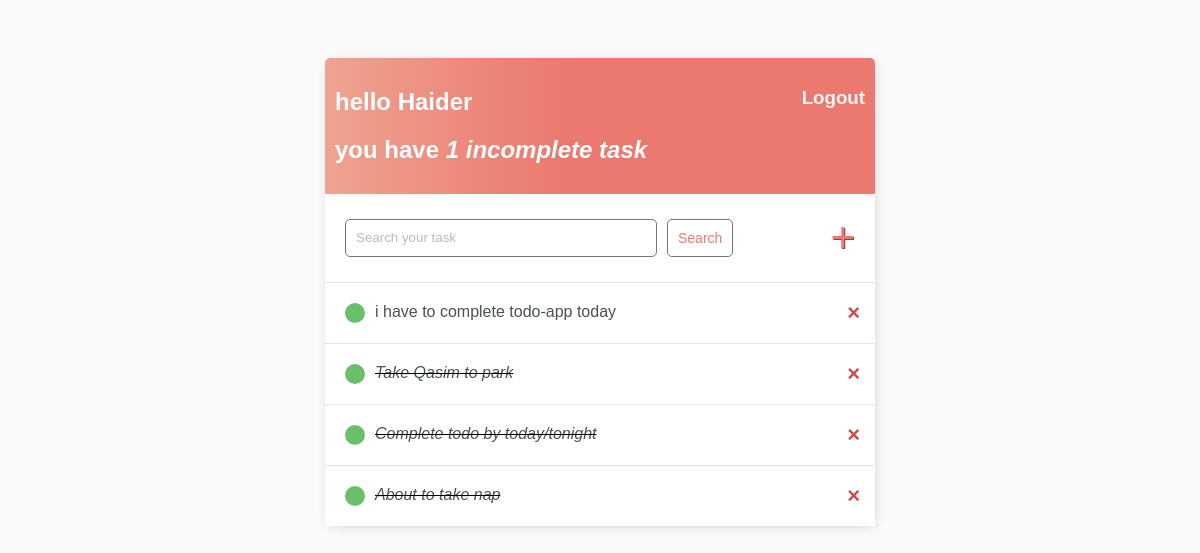
The app's page / (signed in) with its own data.
### base/models.py (models this page shows)
class Task(models.Model):
    user = models.ForeignKey(User, on_delete=models.CASCADE, null=True, blank=True )
    title = models.CharField(max_length=200)
    description = models.TextField(null=True, blank=True)
    complete = models.BooleanField(default=False)
    created = models.DateTimeField(auto_now_add=True)
    def __str__(self):
        return self.title
    class Meta:
        ordering = ['complete']

### base/views.py (the view)
# urls.py: path('',TaskList.as_view(), name='tasks'),
class TaskList(LoginRequiredMixin,ListView):
    model = Task
    context_object_name = 'tasks'
    def get_context_data(self, **kwargs):
        context = super().get_context_data(**kwargs)
        context['tasks'] = context['tasks'].filter(user=self.request.user)
        context['count'] = context['tasks'].filter(complete=False).count()
        search_input = self.request.GET.get('search-area') or ''  # if not comming any query than None
        if search_input:
            context['tasks'] = context['tasks'].filter(title__startswith=search_input)
        context['search_input'] = search_input  # to keep search term in textbox
        return context

### base/templates/base/task_list.html
{% extends 'base/main.html' %}
{% block content %}
<div class="header-bar">
    <div>
    <h2>hello {{request.user|title}}</h2>
    <h2>you have <i>{{count}} incomplete task{{ count|pluralize:"s" }}</i></h2>
</div>
    {% if request.user.is_authenticated %}
    <h3><a href="{% url 'logout' %}">Logout</a></h3>
    {% else %}
    <h3><a href="{% url 'login' %}">Login</a></h3>
    {% endif %}
</div>
<div id="search-add-wrapper">
    <form method="GET" style="display: flex;">
        <input type='text' style='width:290px;' name='search-area' placeholder="Search your task" value="{{search_input}}">
        <input class="button" type="submit" value='Search'>
    </form>
    <a id="add-link" href="{% url 'task-create' %}">&#x2b;</a>
</div>
<div class="task-wrapper-items">
    {% for task in tasks %}
    <div class="task-wrapper">
            {% if task.complete %}
            <div class="task-title">
                <div class="task-complete-icon"></div>
                <i><s><a href="{% url 'task-update' task.id %}">{{task}}</a></s></i>
            </div>
            <a class="delete-link" href="{% url 'task-delete' task.id %}">&#215;</a>
            {% else %}
            <div class="task-title">
                <div class="task-complete-icon"></div>
                <a href="{% url 'task-update' task.id %}">{{task}}</a>
            </div>
            <a class="delete-link" href="{% url 'task-delete' task.id %}">&#215;</a>
            {% endif %}
        </div>
        {% empty %}
            <div style="text-align: center; padding-bottom: 10px; line-height: 1em;">
                <h3>No new tasks are created.</h3>
                <h3>Create a <a style="text-decoration: none; color: #e53935;" href="{% url 'task-create' %}">New task</a> ! </h3>
            </div>
    </div>
    {% endfor %}
</div>
{% endblock content %}

### base/templates/base/main.html (style rules this page uses)
body { background-color: #FAFAFA; font-family: 'Nunito', sans-serif; padding-top: 50px; }
h1,h2,h3,h4,h5,h6 { font-family: 'Raleway', sans-serif; }
a,p { color: #4b5156; }
.header-bar { display: flex; justify-content: space-between; color: #fff; padding: 10px; border-radius: 5px 5px 0 0; background: linear-gradient(90deg, #EEA390 0%, #EB796F 43%, #EB796F 100%); }
.header-bar a { color: rgb(247, 247, 247); text-decoration: none; }
.task-wrapper { display: flex; align-items: center; justify-content: space-between; background-color: #fff; border-top: 1px solid #dfe4ea; overflow: hidden; }
.task-title { display: flex; padding: 20px; }
.task-title a { text-decoration: none; color: #4b5156; margin-left: 10px; }
.task-complete-icon { height: 20px; width: 20px; background-color: rgb(105, 192, 105); border-radius: 50%; }
.delete-link { text-decoration: none; font-weight: 900; color: #cf4949; font-size: 22px; line-height: 0; padding: 20px 0px; margin-right:15px; }
#search-add-wrapper { display: flex; justify-content: space-between; align-items: center; padding: 20px; }
input[type=text], input[type=password], textarea { border: 1px solid #757575; border-radius: 5px; padding: 10px; width: 90%; }
.button { border: 1px solid #757575; background-color: #FFF; color: #EB796F; padding: 10px; font-size: 14px; border-radius: 5px; cursor: pointer; text-decoration: none; margin-left:10px; }
#add-link { color: #EB796F; text-decoration: none; font-size: 42px; text-shadow: 1px 1px #81413b; }
::placeholder { font-weight: 300; opacity: 0.5; }

### records on screen
Task: title "i have to complete todo-app today"
Task: title "Take Qasim to park"
Task: title "Complete todo by today/tonight"
Task: title "About to take nap"

### other values on screen
{{ request.user|title }} "Haider"
{{ count }} "1"
